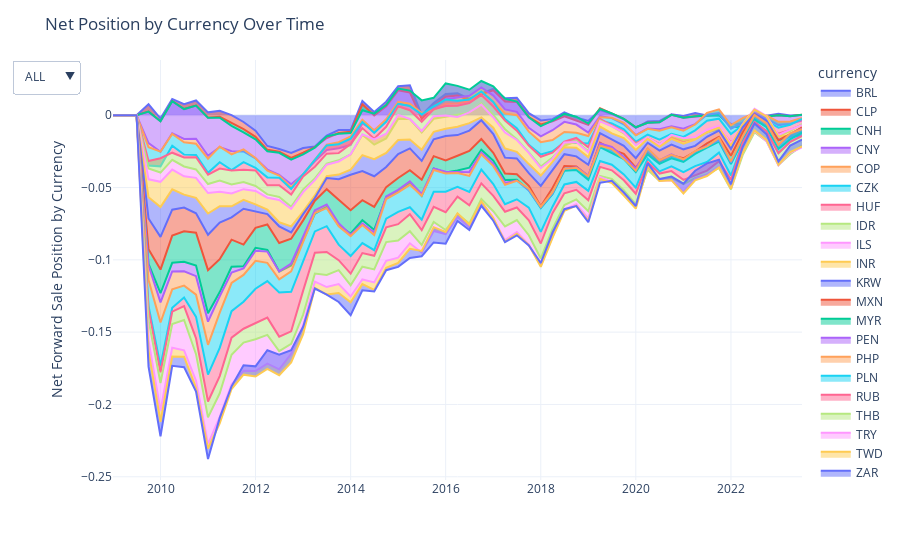

Write notebook code for a chart like this one.
### Code cell
import pandas as pd
import plotly.express as px
import plotly.graph_objects as go

df = pd.read_stata('./fwd_holding_merged_10q1-23q2.dta')

# (curSold_usd - curPur_usd) at currency level
df = df[[
    'seriescode', 'currency', 'yq', 'curPur_usd', 'curSold_usd', 'netassets'
    ]]
df['net'] = (df['curSold_usd'] - df['curPur_usd'])
df_plot = df.groupby(['currency', 'yq'])[['net']].sum().reset_index()

# total net asset, avoid duplicate seriescode
df_unique_fund = df.drop_duplicates(subset=['seriescode', 'yq'])
df_total_asset = df_unique_fund.groupby('yq', as_index=False)['netassets'].sum()
df_total_asset.rename(columns={'netassets': 'total_net_asset'}, inplace=True)

# merge
df_plot = df_plot.merge(df_total_asset, on='yq')
df_plot['net_forward_sale'] = df_plot['net'] / df_plot['total_net_asset']

currency = ['BRL', 'CLP', 'CNY', 'CNH', 'COP', 'CZK', 'HUF', 'IDR', 'ILS', 'INR', 'KRW', 'MXN', 'MYR', 'PEN', 'PHP', 'PLN', 'RUB', 'THB', 'TRY', 'TWD', 'ZAR']
df_plot = df_plot[df_plot['currency'].isin(currency)]

def area_plot(df_plot):
 
    fig = px.area(df_plot, x="yq", y="net_forward_sale", color="currency")

    # Initialize visibility for all currencies as True 
    visibility = [True] * len(fig.data)

    # Update layout for currency selection
    fig.update_layout(
        title="Net Position by Currency Over Time",
        xaxis_title="",
        yaxis_title="Net Forward Sale Position by Currency",
        template="plotly_white",
        updatemenus=[
            {
                'buttons': [
                    {
                        'label': "ALL",
                        'method': 'update',
                        'args': [
                            {'visible': [True] * len(fig.data)},
                            {'title': "Net Position by All Currencies Over Time"}
                        ]
                    },
                    *[
                        {
                            'label': currency,
                            'method': 'update',
                            'args': [
                                {'visible': [currency == selected_currency for selected_currency in df_plot['currency'].unique()]},
                                {'title': f"Net Position by {currency} Over Time"}
                            ]
                        }
                        for currency in sorted(df_plot['currency'].unique())
                    ]
                ],
            }
        ]
    )
    fig.show()

    
    fig.write_html("area_chart.html", include_plotlyjs="cdn")

def bar_plot(df_plot):
    df_plot['select_date'] = pd.to_datetime(df_plot['yq'], format='%Y%m%d').dt.to_period('Q').astype(str)
    df_plot = df_plot.sort_values('select_date')

    # Filter to keep only 'Q4' data
    df_plot = df_plot[df_plot['select_date'].str.endswith('Q4')]
    df_plot['select_date'] = df_plot['select_date'].str.replace('Q4', '')

    # Create bar plot
    bar_fig = px.bar(
        df_plot,
        x="net_forward_sale",
        y="currency",
        color="select_date",
        orientation="h",
        title="Net Forward Sale Position by Date"
    )

    # Hide all bars initially
    for trace in bar_fig.data:
        trace.visible = "legendonly"

    # Update layout
    bar_fig.update_layout(
        xaxis_title="Net Forward Sale",
        yaxis_title="Currency",
        template="plotly_white",
        updatemenus=[
            {
                'buttons': [
                    {
                        'label': "Reset",
                        'method': 'update',
                        'args': [
                            {'visible': ["legendonly"] * len(bar_fig.data)},
                            {'title': "Net Position Sale Position by Date"}
                        ]
                    },
                    *[
                        {
                            'label': select_date,
                            'method': 'update',
                            'args': [
                                {'visible': [select_date == trace.name for trace in bar_fig.data]},
                                {'title': f"Net Forward Sale Position by Date - {select_date}"}
                            ]
                        }
                        for select_date in sorted(df_plot['select_date'].unique())
                    ]
                ],
            }
        ]
    )

    bar_fig.show()
    
    bar_fig.write_html("bar_chart.html", include_plotlyjs="cdn")


    
area_plot(df_plot)
bar_plot(df_plot)
